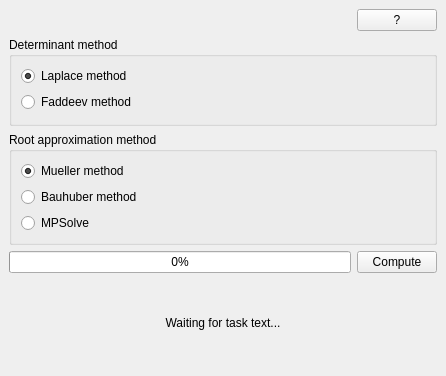
<ui version="4.0" >
 <class>PolyFacWidget</class>
 <widget class="QWidget" name="PolyFacWidget" >
  <property name="geometry" >
   <rect>
    <x>0</x>
    <y>0</y>
    <width>446</width>
    <height>376</height>
   </rect>
  </property>
  <property name="windowTitle" >
   <string>Form</string>
  </property>
  <layout class="QGridLayout" >
   <property name="margin" >
    <number>9</number>
   </property>
   <property name="spacing" >
    <number>6</number>
   </property>
   <item row="2" column="0" colspan="2" >
    <widget class="QGroupBox" name="rootBox" >
     <property name="title" >
      <string>Root approximation method</string>
     </property>
     <layout class="QVBoxLayout" >
      <property name="margin" >
       <number>9</number>
      </property>
      <property name="spacing" >
       <number>6</number>
      </property>
      <item>
       <widget class="QRadioButton" name="muellerOption" >
        <property name="text" >
         <string>Mueller method</string>
        </property>
        <property name="checked" >
         <bool>true</bool>
        </property>
       </widget>
      </item>
      <item>
       <widget class="QRadioButton" name="bauhuberOption" >
        <property name="text" >
         <string>Bauhuber method</string>
        </property>
       </widget>
      </item>
      <item>
       <widget class="QRadioButton" name="mpsolveOption" >
        <property name="text" >
         <string>MPSolve</string>
        </property>
       </widget>
      </item>
     </layout>
    </widget>
   </item>
   <item row="1" column="0" colspan="2" >
    <widget class="QGroupBox" name="determinantBox" >
     <property name="title" >
      <string>Determinant method</string>
     </property>
     <layout class="QVBoxLayout" >
      <property name="margin" >
       <number>9</number>
      </property>
      <property name="spacing" >
       <number>6</number>
      </property>
      <item>
       <widget class="QRadioButton" name="laplaceOption" >
        <property name="text" >
         <string>Laplace method</string>
        </property>
        <property name="checked" >
         <bool>true</bool>
        </property>
       </widget>
      </item>
      <item>
       <widget class="QRadioButton" name="faddeevOption" >
        <property name="text" >
         <string>Faddeev method</string>
        </property>
       </widget>
      </item>
     </layout>
    </widget>
   </item>
   <item row="0" column="0" >
    <spacer>
     <property name="orientation" >
      <enum>Qt::Horizontal</enum>
     </property>
     <property name="sizeHint" >
      <size>
       <width>191</width>
       <height>20</height>
      </size>
     </property>
    </spacer>
   </item>
   <item row="4" column="0" colspan="2" >
    <widget class="QLabel" name="computationTextLabel" >
     <property name="text" >
      <string>Waiting for task text...</string>
     </property>
     <property name="alignment" >
      <set>Qt::AlignCenter</set>
     </property>
    </widget>
   </item>
   <item row="3" column="1" >
    <widget class="QPushButton" name="computeButton" >
     <property name="sizePolicy" >
      <sizepolicy>
       <hsizetype>1</hsizetype>
       <vsizetype>0</vsizetype>
       <horstretch>0</horstretch>
       <verstretch>0</verstretch>
      </sizepolicy>
     </property>
     <property name="text" >
      <string>Compute</string>
     </property>
    </widget>
   </item>
   <item row="3" column="0" >
    <widget class="QProgressBar" name="computationProgressBar" >
     <property name="sizePolicy" >
      <sizepolicy>
       <hsizetype>5</hsizetype>
       <vsizetype>5</vsizetype>
       <horstretch>0</horstretch>
       <verstretch>0</verstretch>
      </sizepolicy>
     </property>
     <property name="value" >
      <number>0</number>
     </property>
     <property name="orientation" >
      <enum>Qt::Horizontal</enum>
     </property>
    </widget>
   </item>
   <item row="0" column="1" >
    <widget class="HelpButton" name="pushButton" >
     <property name="whatsThis" >
      <string>oly_fac.htm</string>
     </property>
     <property name="text" >
      <string>?</string>
     </property>
    </widget>
   </item>
  </layout>
 </widget>
 <customwidgets>
  <customwidget>
   <class>HelpButton</class>
   <extends>QPushButton</extends>
   <header>HelpButton.h</header>
  </customwidget>
 </customwidgets>
 <resources/>
 <connections/>
</ui>
